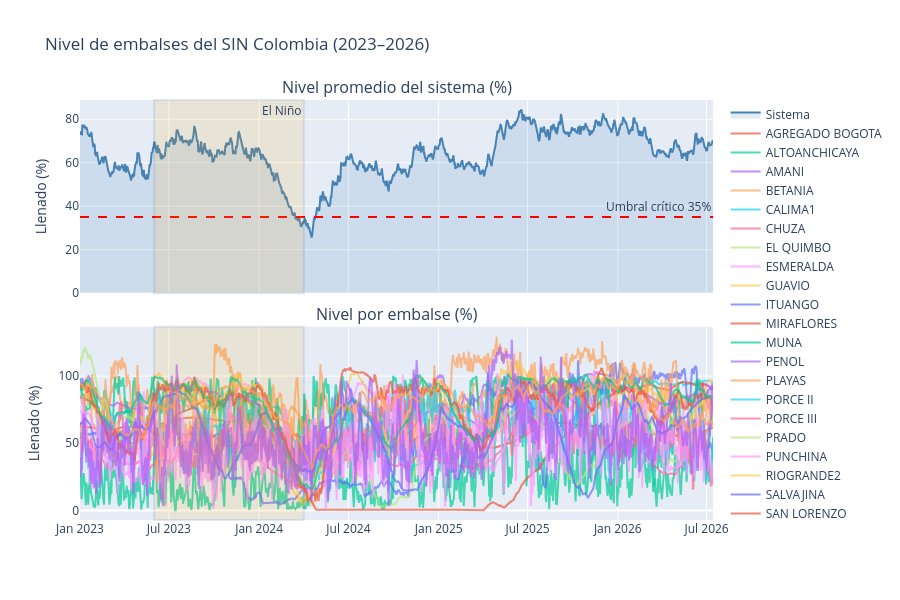

The notebook cell saved with this chart:
### Code cell
# ── Porcentaje de llenado del sistema ─────────────────────────────────────────
df_embalses = con.execute("""
    SELECT
        fecha,
        embalse,
        porcentaje * 100 AS pct  -- convertir a porcentaje 0-100
    FROM porcentaje_embalse
    ORDER BY fecha, embalse
""").df()

df_embalses["fecha"] = pd.to_datetime(df_embalses["fecha"])

# Promedio del sistema (todos los embalses agregados)
df_sistema = df_embalses.groupby("fecha")["pct"].mean().reset_index()
df_sistema.columns = ["fecha", "pct_sistema"]

fig = make_subplots(rows=2, cols=1, shared_xaxes=True,
                    subplot_titles=("Nivel promedio del sistema (%)",
                                    "Nivel por embalse (%)"),
                    vertical_spacing=0.08)

# Panel superior: promedio del sistema
fig.add_trace(
    go.Scatter(x=df_sistema["fecha"], y=df_sistema["pct_sistema"],
               name="Sistema", line=dict(color="steelblue", width=2),
               fill="tozeroy", fillcolor="rgba(70,130,180,0.15)"),
    row=1, col=1
)

# Línea de alerta crítica (35%)
fig.add_hline(y=35, line_dash="dash", line_color="red",
              annotation_text="Umbral crítico 35%", row=1, col=1)

# Panel inferior: cada embalse
for embalse in df_embalses["embalse"].unique():
    df_e = df_embalses[df_embalses["embalse"] == embalse]
    fig.add_trace(
        go.Scatter(x=df_e["fecha"], y=df_e["pct"],
                   name=embalse, mode="lines", opacity=0.7),
        row=2, col=1
    )

# Zona El Niño en ambos paneles
for row in [1, 2]:
    fig.add_vrect(x0="2023-06-01", x1="2024-04-01",
                  fillcolor="orange", opacity=0.12,
                  annotation_text="El Niño" if row == 1 else "",
                  row=row, col=1)

fig.update_layout(
    title="Nivel de embalses del SIN Colombia (2023–2026)",
    height=600,
    hovermode="x unified",
)
fig.update_yaxes(title_text="Llenado (%)", row=1, col=1)
fig.update_yaxes(title_text="Llenado (%)", row=2, col=1)
fig.show()

print(f"\nMínimo histórico del sistema:")
idx_min = df_sistema["pct_sistema"].idxmin()
print(df_sistema.loc[idx_min])

### Figure 1 — Plotly figure (JSON) as saved in the notebook; plotly's stock layout.template omitted (floating-point values rounded to 4 significant figures; data arrays with more than 128 entries replaced by an {"elided": "..."} marker saying what was removed)
{"data": [{"fill": "tozeroy", "fillcolor": "rgba(70,130,180,0.15)", "line": {"color": "steelblue", "width": 2}, "name": "Sistema", "type": "scatter", "x": {"elided": "1291 str values"}, "xaxis": "x", "y": {"elided": "1291 float values"}, "yaxis": "y"}, {"mode": "lines", "name": "AGREGADO BOGOTA", "opacity": 0.7, "type": "scatter", "x": {"elided": "1291 str values"}, "xaxis": "x2", "y": {"elided": "1291 float values"}, "yaxis": "y2"}, {"mode": "lines", "name": "ALTOANCHICAYA", "opacity": 0.7, "type": "scatter", "x": {"elided": "1247 str values"}, "xaxis": "x2", "y": {"elided": "1247 float values"}, "yaxis": "y2"}, {"mode": "lines", "name": "AMANI", "opacity": 0.7, "type": "scatter", "x": {"elided": "1291 str values"}, "xaxis": "x2", "y": {"elided": "1291 float values"}, "yaxis": "y2"}, {"mode": "lines", "name": "BETANIA", "opacity": 0.7, "type": "scatter", "x": {"elided": "1291 str values"}, "xaxis": "x2", "y": {"elided": "1291 float values"}, "yaxis": "y2"}, {"mode": "lines", "name": "CALIMA1", "opacity": 0.7, "type": "scatter", "x": {"elided": "1291 str values"}, "xaxis": "x2", "y": {"elided": "1291 float values"}, "yaxis": "y2"}, {"mode": "lines", "name": "CHUZA", "opacity": 0.7, "type": "scatter", "x": {"elided": "1291 str values"}, "xaxis": "x2", "y": {"elided": "1291 float values"}, "yaxis": "y2"}, {"mode": "lines", "name": "EL QUIMBO", "opacity": 0.7, "type": "scatter", "x": {"elided": "1291 str values"}, "xaxis": "x2", "y": {"elided": "1291 float values"}, "yaxis": "y2"}, {"mode": "lines", "name": "ESMERALDA", "opacity": 0.7, "type": "scatter", "x": {"elided": "1291 str values"}, "xaxis": "x2", "y": {"elided": "1291 float values"}, "yaxis": "y2"}, {"mode": "lines", "name": "GUAVIO", "opacity": 0.7, "type": "scatter", "x": {"elided": "1291 str values"}, "xaxis": "x2", "y": {"elided": "1291 float values"}, "yaxis": "y2"}, {"mode": "lines", "name": "ITUANGO", "opacity": 0.7, "type": "scatter", "x": {"elided": "1291 str values"}, "xaxis": "x2", "y": {"elided": "1291 float values"}, "yaxis": "y2"}, {"mode": "lines", "name": "MIRAFLORES", "opacity": 0.7, "type": "scatter", "x": {"elided": "951 str values"}, "xaxis": "x2", "y": {"elided": "951 float values"}, "yaxis": "y2"}, {"mode": "lines", "name": "MUNA", "opacity": 0.7, "type": "scatter", "x": {"elided": "1291 str values"}, "xaxis": "x2", "y": {"elided": "1291 float values"}, "yaxis": "y2"}, {"mode": "lines", "name": "PENOL", "opacity": 0.7, "type": "scatter", "x": {"elided": "1291 str values"}, "xaxis": "x2", "y": {"elided": "1291 float values"}, "yaxis": "y2"}, {"mode": "lines", "name": "PLAYAS", "opacity": 0.7, "type": "scatter", "x": {"elided": "1291 str values"}, "xaxis": "x2", "y": {"elided": "1291 float values"}, "yaxis": "y2"}, {"mode": "lines", "name": "PORCE II", "opacity": 0.7, "type": "scatter", "x": {"elided": "1291 str values"}, "xaxis": "x2", "y": {"elided": "1291 float values"}, "yaxis": "y2"}, {"mode": "lines", "name": "PORCE III", "opacity": 0.7, "type": "scatter", "x": {"elided": "1291 str values"}, "xaxis": "x2", "y": {"elided": "1291 float values"}, "yaxis": "y2"}, {"mode": "lines", "name": "PRADO", "opacity": 0.7, "type": "scatter", "x": {"elided": "1291 str values"}, "xaxis": "x2", "y": {"elided": "1291 float values"}, "yaxis": "y2"}, {"mode": "lines", "name": "PUNCHINA", "opacity": 0.7, "type": "scatter", "x": {"elided": "1291 str values"}, "xaxis": "x2", "y": {"elided": "1291 float values"}, "yaxis": "y2"}, {"mode": "lines", "name": "RIOGRANDE2", "opacity": 0.7, "type": "scatter", "x": {"elided": "1291 str values"}, "xaxis": "x2", "y": {"elided": "1291 float values"}, "yaxis": "y2"}, {"mode": "lines", "name": "SALVAJINA", "opacity": 0.7, "type": "scatter", "x": {"elided": "1291 str values"}, "xaxis": "x2", "y": {"elided": "1291 float values"}, "yaxis": "y2"}, {"mode": "lines", "name": "SAN LORENZO", "opacity": 0.7, "type": "scatter", "x": {"elided": "1291 str values"}, "xaxis": "x2", "y": {"elided": "1291 float values"}, "yaxis": "y2"}, {"mode": "lines", "name": "TOPOCORO", "opacity": 0.7, "type": "scatter", "x": {"elided": "1291 str values"}, "xaxis": "x2", "y": {"elided": "1291 float values"}, "yaxis": "y2"}, {"mode": "lines", "name": "TRONERAS", "opacity": 0.7, "type": "scatter", "x": {"elided": "1291 str values"}, "xaxis": "x2", "y": {"elided": "1291 float values"}, "yaxis": "y2"}, {"mode": "lines", "name": "URRA1", "opacity": 0.7, "type": "scatter", "x": {"elided": "1291 str values"}, "xaxis": "x2", "y": {"elided": "1291 float values"}, "yaxis": "y2"}], "layout": {"annotations": [{"font": {"size": 16}, "showarrow": false, "text": "Nivel promedio del sistema (%)", "x": 0.5, "xanchor": "center", "xref": "paper", "y": 1, "yanchor": "bottom", "yref": "paper"}, {"font": {"size": 16}, "showarrow": false, "text": "Nivel por embalse (%)", "x": 0.5, "xanchor": "center", "xref": "paper", "y": 0.46, "yanchor": "bottom", "yref": "paper"}, {"showarrow": false, "text": "Umbral crítico 35%", "x": 1, "xanchor": "right", "xref": "x domain", "y": 35, "yanchor": "bottom", "yref": "y"}, {"showarrow": false, "text": "El Niño", "x": "2024-04-01", "xanchor": "right", "xref": "x", "y": 1, "yanchor": "top", "yref": "y domain"}, {"showarrow": false, "text": "", "x": "2024-04-01", "xanchor": "right", "xref": "x2", "y": 1, "yanchor": "top", "yref": "y2 domain"}], "height": 600, "hovermode": "x unified", "shapes": [{"line": {"color": "red", "dash": "dash"}, "type": "line", "x0": 0, "x1": 1, "xref": "x domain", "y0": 35, "y1": 35, "yref": "y"}, {"fillcolor": "orange", "opacity": 0.12, "type": "rect", "x0": "2023-06-01", "x1": "2024-04-01", "xref": "x", "y0": 0, "y1": 1, "yref": "y domain"}, {"fillcolor": "orange", "opacity": 0.12, "type": "rect", "x0": "2023-06-01", "x1": "2024-04-01", "xref": "x2", "y0": 0, "y1": 1, "yref": "y2 domain"}], "title": {"text": "Nivel de embalses del SIN Colombia (2023–2026)"}, "xaxis": {"anchor": "y", "domain": [0, 1], "matches": "x2", "showticklabels": false}, "xaxis2": {"anchor": "y2", "domain": [0, 1]}, "yaxis": {"anchor": "x", "domain": [0.54, 1], "title": {"text": "Llenado (%)"}}, "yaxis2": {"anchor": "x2", "domain": [0, 0.46], "title": {"text": "Llenado (%)"}}}}
